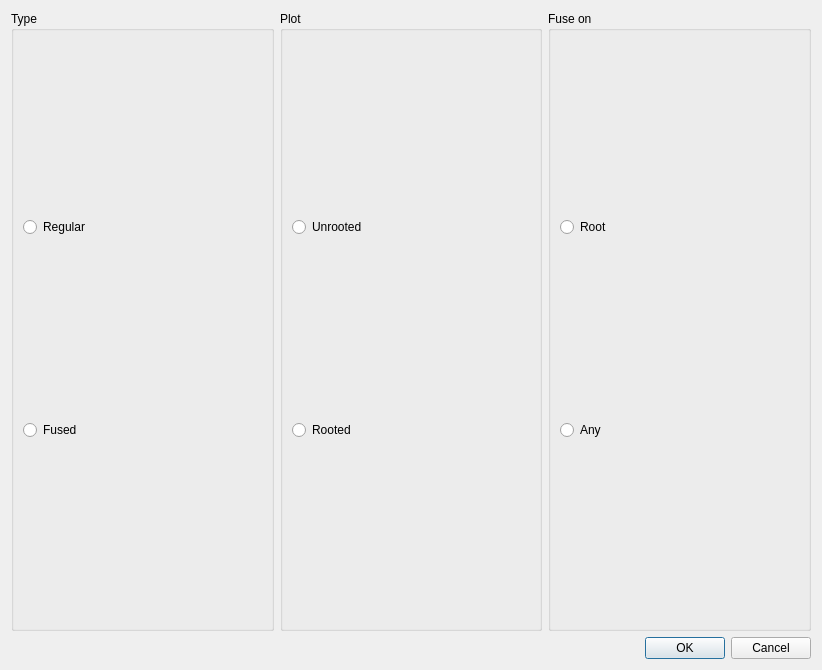
<?xml version="1.0" encoding="UTF-8"?>
<ui version="4.0">
 <class>Dialog</class>
 <widget class="QDialog" name="Dialog">
  <property name="geometry">
   <rect>
    <x>0</x>
    <y>0</y>
    <width>822</width>
    <height>670</height>
   </rect>
  </property>
  <property name="windowTitle">
   <string>Dialog</string>
  </property>
  <layout class="QVBoxLayout" name="verticalLayout_3">
   <item>
    <layout class="QHBoxLayout" name="horizontalLayout">
     <item>
      <widget class="QGroupBox" name="groupBox">
       <property name="title">
        <string>Type</string>
       </property>
       <layout class="QVBoxLayout" name="verticalLayout_2">
        <item>
         <widget class="QRadioButton" name="RAD_TYPE_REGULAR">
          <property name="toolTip">
           <string>Draw regular trees, one for each component with a tree</string>
          </property>
          <property name="text">
           <string>Regular</string>
          </property>
         </widget>
        </item>
        <item>
         <widget class="QRadioButton" name="RAD_TYPE_FUSED">
          <property name="toolTip">
           <string>&lt;html&gt;&lt;head/&gt;&lt;body&gt;&lt;p&gt;Draw trees, one for each component, and produce a fusion graph from them.&lt;/p&gt;&lt;/body&gt;&lt;/html&gt;</string>
          </property>
          <property name="text">
           <string>Fused</string>
          </property>
         </widget>
        </item>
       </layout>
      </widget>
     </item>
     <item>
      <widget class="QGroupBox" name="groupBox_2">
       <property name="title">
        <string>Plot</string>
       </property>
       <layout class="QVBoxLayout" name="verticalLayout">
        <item>
         <widget class="QRadioButton" name="RAD_PLOT_UNROOTED">
          <property name="toolTip">
           <string>&lt;html&gt;&lt;head/&gt;&lt;body&gt;&lt;p&gt;Don't root the trees.&lt;/p&gt;&lt;/body&gt;&lt;/html&gt;</string>
          </property>
          <property name="text">
           <string>Unrooted</string>
          </property>
         </widget>
        </item>
        <item>
         <widget class="QRadioButton" name="RAD_PLOT_ROOTED">
          <property name="toolTip">
           <string>&lt;html&gt;&lt;head/&gt;&lt;body&gt;&lt;p&gt;Root the trees on the sequences you have marked as roots on the main screen.&lt;/p&gt;&lt;p&gt;If you haven't marked any, the plot will be unrooted.&lt;/p&gt;&lt;/body&gt;&lt;/html&gt;</string>
          </property>
          <property name="text">
           <string>Rooted</string>
          </property>
         </widget>
        </item>
       </layout>
      </widget>
     </item>
     <item>
      <widget class="QGroupBox" name="groupBox_3">
       <property name="title">
        <string>Fuse on</string>
       </property>
       <layout class="QVBoxLayout" name="verticalLayout_4">
        <item>
         <widget class="QRadioButton" name="RAD_FUSEON_ROOT">
          <property name="toolTip">
           <string>&lt;html&gt;&lt;head/&gt;&lt;body&gt;&lt;p&gt;Give preference to sequences marked as roots when calculating the merge point.&lt;/p&gt;&lt;/body&gt;&lt;/html&gt;</string>
          </property>
          <property name="text">
           <string>Root</string>
          </property>
         </widget>
        </item>
        <item>
         <widget class="QRadioButton" name="RAD_FUSEON_ANY">
          <property name="toolTip">
           <string>&lt;html&gt;&lt;head/&gt;&lt;body&gt;&lt;p&gt;Don't give preference to any sequence when calculating the merge point.&lt;/p&gt;&lt;/body&gt;&lt;/html&gt;</string>
          </property>
          <property name="text">
           <string>Any</string>
          </property>
         </widget>
        </item>
       </layout>
      </widget>
     </item>
    </layout>
   </item>
   <item>
    <widget class="QDialogButtonBox" name="BTNBOX_MAIN">
     <property name="orientation">
      <enum>Qt::Horizontal</enum>
     </property>
     <property name="standardButtons">
      <set>QDialogButtonBox::Cancel|QDialogButtonBox::Ok</set>
     </property>
    </widget>
   </item>
  </layout>
 </widget>
 <resources/>
 <connections/>
</ui>
